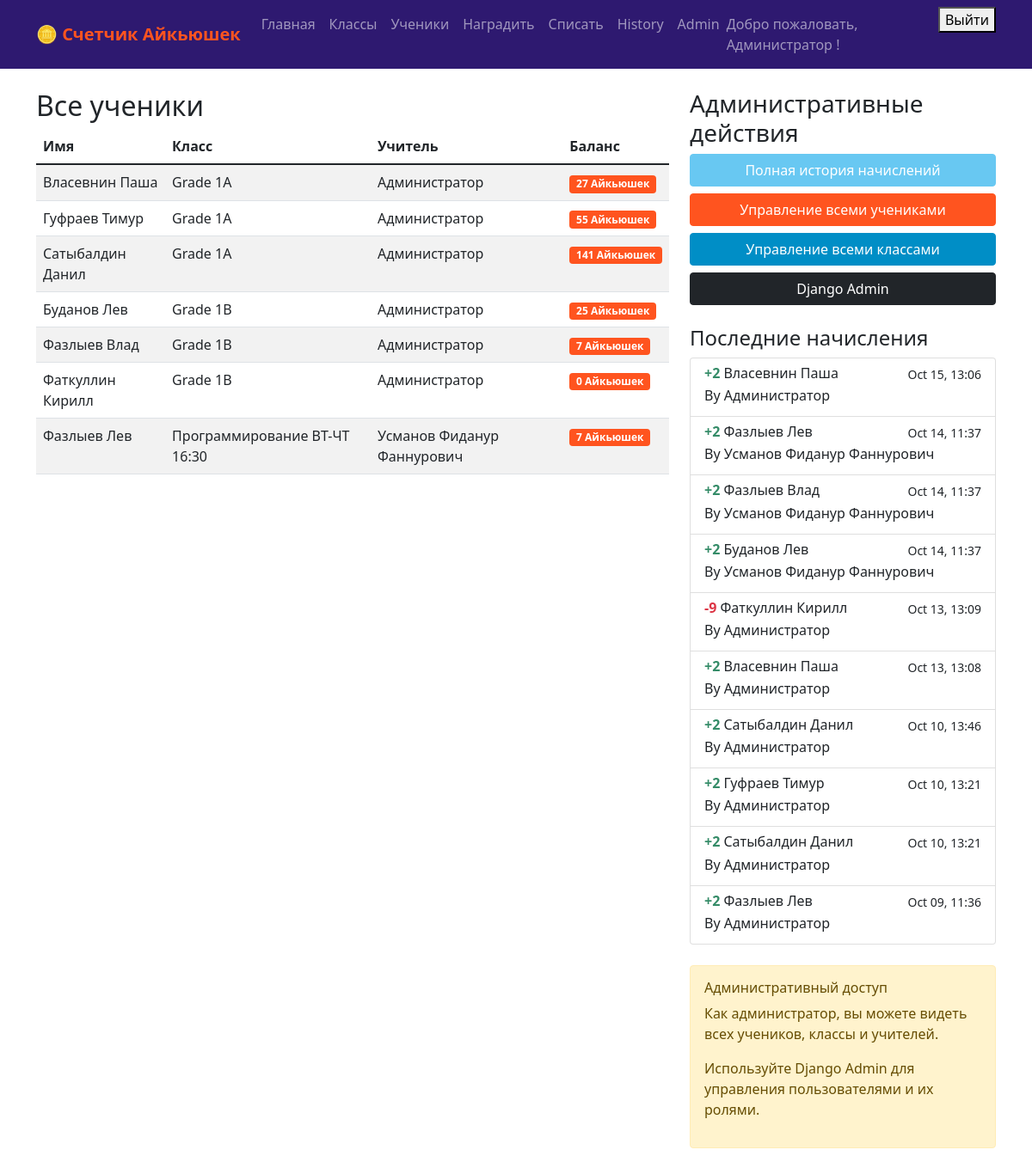
The app's page / (signed in) with its own data.
### iqcoin_app/models.py (models this page shows, shortened)
class UserProfile(models.Model):
    user = models.OneToOneField(User, on_delete=models.CASCADE)
    role = models.CharField(max_length=10, choices=USER_ROLES, default='teacher')
    student = models.ForeignKey('Student', on_delete=models.SET_NULL, null=True, blank=True)
    full_name = models.CharField(max_length=100, blank=True, null=True)

class Student(models.Model):
    name = models.CharField(max_length=100)
    group = models.ForeignKey(Class, on_delete=models.CASCADE)
    balance = models.IntegerField(default=0)
    phone_number = models.CharField(max_length=15, unique=True, blank=True, null=True)
    is_active = models.BooleanField(default=True)

class Class(models.Model):
    group = models.CharField(max_length=50)
    teacher = models.ForeignKey(User, on_delete=models.CASCADE)
    description = models.TextField(blank=True, null=True)

class Transaction(models.Model):
    TRANSACTION_TYPES = (
        ('AWARD', 'Award'),
        ('DEDUCT', 'Deduction'),
    )
    type = models.CharField(max_length=10, choices=TRANSACTION_TYPES)
    amount = models.IntegerField()
    student = models.ForeignKey(Student, on_delete=models.CASCADE)
    teacher = models.ForeignKey(User, on_delete=models.CASCADE)
    date = models.DateTimeField(auto_now_add=True)
    comment = models.TextField(blank=True, null=True)
    edited = models.BooleanField(default=False)

### iqcoin_app/views.py (the view, shortened to what this page needs)
# urls.py: path('', views.home, name='home'),
@login_required
def home(request):
    try:
        user_profile = request.user.userprofile
    except UserProfile.DoesNotExist:
        user_profile = UserProfile.objects.create(user=request.user, role='teacher')
    if user_profile.role == 'student' and user_profile.student:
        student = user_profile.student
        recent_transactions = Transaction.objects.filter(student=student).order_by('-date')[:10]
        context = {
            'student': student,
            'recent_transactions': recent_transactions,
        }
        return render(request, 'student_home.html', context)
    elif user_profile.role == 'admin':
        students = Student.objects.all().order_by('group', 'name')
        recent_transactions = Transaction.objects.all().order_by('-date')[:10]
        context = {
            'students': students,
            'recent_transactions': recent_transactions,
        }
        return render(request, 'admin_home.html', context)

### iqcoin_app/templates/admin_home.html (shortened to what this page needs)
{% extends 'base.html' %}
{% block content %}
<div class="row">
    <div class="col-md-8">
        <h2>Все ученики</h2>
        <div class="table-responsive">
            <table class="table table-striped">
                <thead>
                    <tr>
                        <th>Имя</th>
                        <th>Класс</th>
                        <th>Учитель</th>
                        <th>Баланс</th>
                    </tr>
                </thead>
                <tbody>
                    {% for student in students %}
                    <tr class="clickable-row" style="cursor: pointer;" onclick="window.location='{% url 'student_detail' student.id %}'">
                        <td>
                            <a href="{% url 'student_detail' student.id %}" class="text-decoration-none">
                                {{ student.name }}
                            </a>
                        </td>
                        <td>{{ student.group.group }}</td>
                        <td>
                            {% if student.group.teacher.userprofile.full_name %}
                                {{ student.group.teacher.userprofile.full_name }}
                            {% else %}
                                {{ student.group.teacher.username }}
                            {% endif %}
                        </td>
                        <td>
                            <span class="badge bg-primary">{{ student.balance }} Айкьюшек</span>
                        </td>
                    </tr>
                    {% empty %}
                    <tr>
                        <td colspan="4" class="text-center">Ученики не найдены</td>
                    </tr>
                    {% endfor %}
                </tbody>
            </table>
        </div>
    </div>
    <div class="col-md-4">
        <h3>Административные действия</h3>
        <div class="d-grid gap-2">
            <a href="{% url 'transaction_history' %}" class="btn btn-info">Полная история начислений</a>
            <a href="{% url 'student_list' %}" class="btn btn-primary">Управление всеми учениками</a>
            <a href="{% url 'class_list' %}" class="btn btn-secondary">Управление всеми классами</a>
            <a href="{% url 'admin:index' %}" class="btn btn-dark">Django Admin</a>
        </div>
        <h4 class="mt-4">Последние начисления</h4>
        <div class="list-group">
            {% for transaction in recent_transactions %}
            <div class="list-group-item {% if transaction.edited %}edited-transaction{% endif %}">
                <div class="d-flex w-100 justify-content-between">
                    <h6 class="mb-1">
                        <span class="transaction-{{ transaction.type|lower }}">
                            {% if transaction.type == 'AWARD' %}+{% else %}-{% endif %}{{ transaction.amount }}
                        </span>
                        {{ transaction.student.name }}
                    </h6>
                    <small>{{ transaction.date|date:"M d, H:i" }}</small>
                </div>
                <p class="mb-1">
                    By
                    {% if transaction.teacher.userprofile.full_name %}
                        {{ transaction.teacher.userprofile.full_name }}
                    {% else %}
                        {{ transaction.teacher.username }}
                    {% endif %}
                </p>
            </div>
            {% empty %}
            <div class="list-group-item">
                <p class="mb-1">Нет предыдущих начислений</p>
            </div>
            {% endfor %}
        </div>
        <div class="alert alert-warning mt-4">
            <h6 class="alert-heading">Административный доступ</h6>
            <p>Как администратор, вы можете видеть всех учеников, классы и учителей.</p>
            <p>Используйте Django Admin для управления пользователями и их ролями.</p>
        </div>
    </div>
</div>
{% endblock %}

### iqcoin_app/templates/base.html (shortened to what this page needs)
<!DOCTYPE html>
<html lang="en">
<head>
    <link href="https://cdn.jsdelivr.net/npm/bootstrap@5.1.3/dist/css/bootstrap.min.css" rel="stylesheet">
</head>
<body>
    <nav class="navbar navbar-expand-lg navbar-dark bg-primary">
        <div class="container">
            <a class="navbar-brand" href="{% url 'home' %}">🪙 Счетчик Айкьюшек</a>
            {% if user.is_authenticated %}
            <div class="navbar-nav ms-auto">
                <a class="nav-link" href="{% url 'home' %}">Главная</a>
                <a class="nav-link" href="{% url 'class_list' %}">Классы</a>
                <a class="nav-link" href="{% url 'student_list' %}">Ученики</a>
                <a class="nav-link" href="{% url 'award_coins' %}">Наградить</a>
                <a class="nav-link" href="{% url 'deduct_coins' %}">Списать</a>
                <a class="nav-link" href="{% url 'transaction_history' %}">History</a>
                {% if user.userprofile.role == 'admin' %}
                <a class="nav-link" href="{% url 'admin:index' %}">Admin</a>
                {% endif %}
                <span class="navbar-text me-3">
                    Добро пожаловать,
                    {% if user.userprofile.full_name %}
                        {{ user.userprofile.full_name }}
                    {% else %}
                        {{ user.username }}
                    {% endif %}!
                </span>
                <form method="post" action="{% url 'logout' %}" style="display: inline;">
                    <button type="submit" class="logout-btn">Выйти</button>
                </form>
            </div>
            {% endif %}
        </div>
    </nav>
    <div class="container mt-4">
        {% block content %}
        {% endblock %}
    </div>
</body>
</html>

### iqcoin_app/templates/base.html (style rules this page uses)
:root { --primary-orange: #ff541f; --primary-blue: #68C8F2; --dark-blue: #008EC6; --primary-green: #358c68; --primary-yellow: #FBBC42; --dark-purple: #2E1970; }
.btn-primary { background-color: var(--primary-orange); border-color: var(--primary-orange); }
.btn-info { background-color: var(--primary-blue); border-color: var(--primary-blue); color: white; }
.btn-secondary { background-color: var(--dark-blue); border-color: var(--dark-blue); }
.navbar-brand { font-weight: bold; color: var(--primary-orange) !important; }
.navbar-dark.bg-primary { background-color: var(--dark-purple) !important; }
.badge.bg-primary { background-color: var(--primary-orange) !important; }
.transaction-award { color: var(--primary-green); font-weight: bold; }
.transaction-deduct { color: #dc3545; font-weight: bold; }

### iqcoin_app/templates/admin_home.html (style rules this page uses)
.clickable-row a { color: inherit; font-weight: 500; }

### records on screen
Student: name "Власевнин Паша", group.group "Grade 1A", group.teacher.userprofile.full_name "Администратор", balance "27"
Student: name "Гуфраев Тимур", group.group "Grade 1A", group.teacher.userprofile.full_name "Администратор", balance "55"
Student: name "Сатыбалдин Данил", group.group "Grade 1A", group.teacher.userprofile.full_name "Администратор", balance "141"
Student: name "Буданов Лев", group.group "Grade 1B", group.teacher.userprofile.full_name "Администратор", balance "25"
Student: name "Фазлыев Влад", group.group "Grade 1B", group.teacher.userprofile.full_name "Администратор", balance "7"
Student: name "Фаткуллин Кирилл", group.group "Grade 1B", group.teacher.userprofile.full_name "Администратор", balance "0"
Student: name "Фазлыев Лев", group.group "Программирование ВТ-ЧТ 16:30", group.teacher.userprofile.full_name "Усманов Фиданур Фаннурович", balance "7"

### other values on screen
{{ user.userprofile.full_name }} "Администратор"
